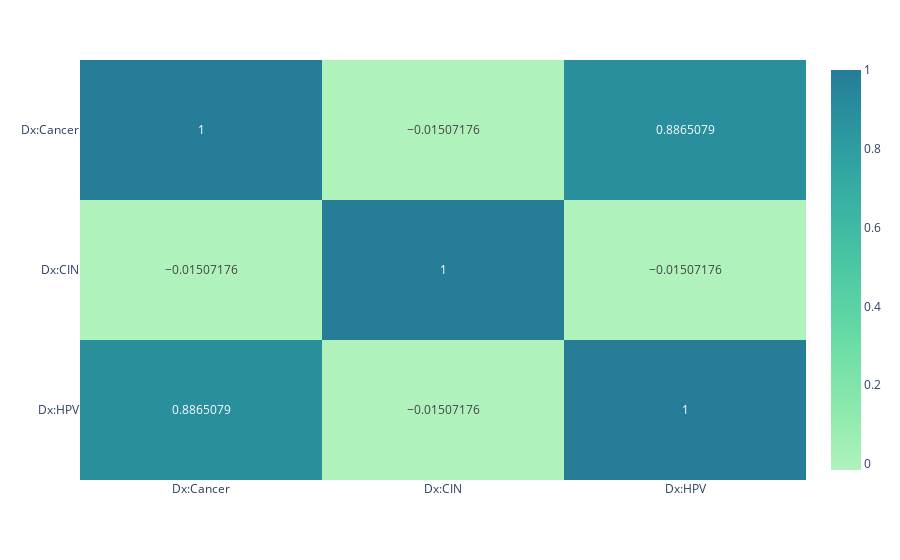

Notebook source saved alongside this figure:
### Markdown cell above
## Correlation of diagnoses

Comparing the diagnoses, to see if there is any correlation among them. It's seen that a HPV diagnosis and Cervical Cancer Diagnosis have a correlation of approximately +0.89, this is indicative of a strong positive correlation. In some regard, it can be interprted as a diagnosis of HPV is likely to lead to a diagnosis of Cervical Cancer.

### Code cell
diagnoses_cols = ['Dx:Cancer',
                  'Dx:CIN',
                  'Dx:HPV']
diagnoses_corr_matrix = risk_factor_df[diagnoses_cols].corr()
# print(diagnoses_corr_matrix)
diagnoses_heatmap = px.imshow(diagnoses_corr_matrix, aspect="auto", color_continuous_scale="tealgrn", text_auto=True)
diagnoses_heatmap.show()

### Figure 1 — Plotly figure (JSON) as saved in the notebook; plotly's stock layout.template omitted (floating-point values rounded to 4 significant figures)
{"data": [{"coloraxis": "coloraxis", "hovertemplate": "x: %{x}<br>y: %{y}<br>color: %{z}<extra></extra>", "name": "0", "texttemplate": "%{z}", "type": "heatmap", "x": ["Dx:Cancer", "Dx:CIN", "Dx:HPV"], "xaxis": "x", "y": ["Dx:Cancer", "Dx:CIN", "Dx:HPV"], "yaxis": "y", "z": [[1, -0.01507, 0.8865], [-0.01507, 1, -0.01507], [0.8865, -0.01507, 1]]}], "layout": {"autosize": true, "coloraxis": {"colorscale": [[0, "rgb(176, 242, 188)"], [0.1667, "rgb(137, 232, 172)"], [0.3333, "rgb(103, 219, 165)"], [0.5, "rgb(76, 200, 163)"], [0.6667, "rgb(56, 178, 163)"], [0.8333, "rgb(44, 152, 160)"], [1, "rgb(37, 125, 152)"]]}, "margin": {"t": 60}, "xaxis": {"anchor": "y", "autorange": true, "domain": [0, 1], "range": [-0.5, 2.5], "type": "category"}, "yaxis": {"anchor": "x", "autorange": true, "domain": [0, 1], "range": [2.5, -0.5], "type": "category"}}}
